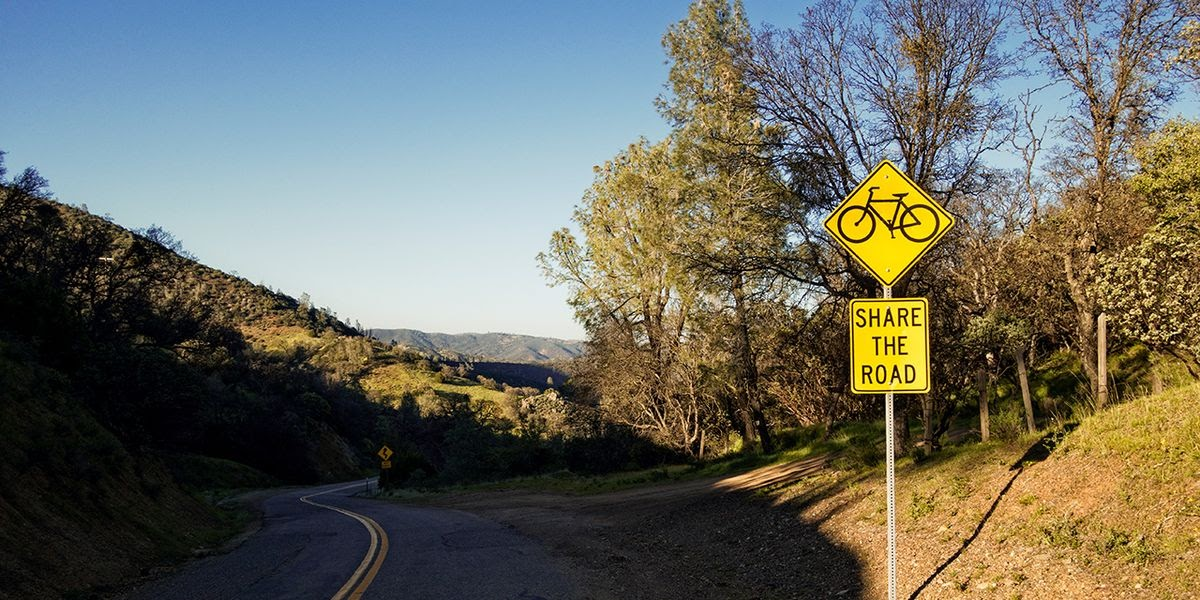
#> input picture assignment1/images/bike-sgn.jpg, 1200 x 600 px; its folder holds only this picture in this run
$ python main.py
#> lines starting #> are read from the running program, lines starting #| are printed output that depends on the picture; after the words box and inside, x2 and y2 are one past the last pixel; in counts of white or black regions, pixels touching at a corner belong together
import random
import cv2
import numpy as np
import os

# Try to avoid color dependence.
# TODO: find a way to bridge gaps... Maybe HoughLineTransform

for img_path in os.listdir("images/"):
    og_img = cv2.imread(f"images/{img_path}")
#> og_img is the input picture: shape (600, 1200, 3); mean B, G, R 96.6, 107.1, 106.4
    # og_img = cv2.imread(f"images/road-closed-sign.jpg")

    img = cv2.GaussianBlur(og_img, (3, 3), 0)
    img = cv2.cvtColor(img, cv2.COLOR_BGR2GRAY)
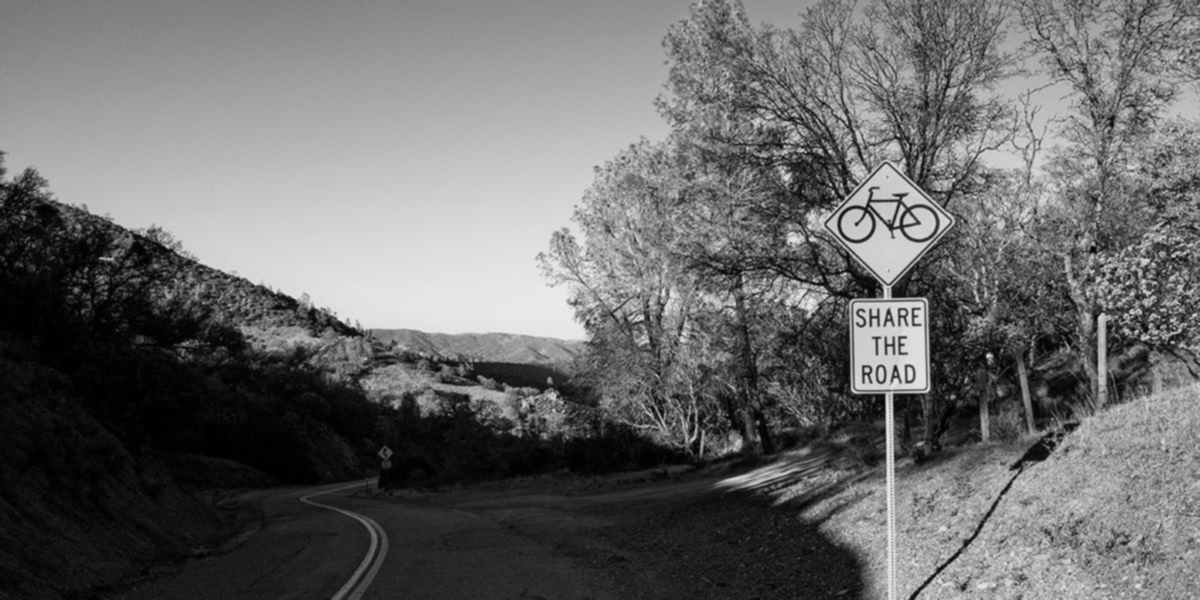
#> img: shape (600, 1200); min 0, max 237, mean 105.7
    img = cv2.Canny(img, 187, 255)
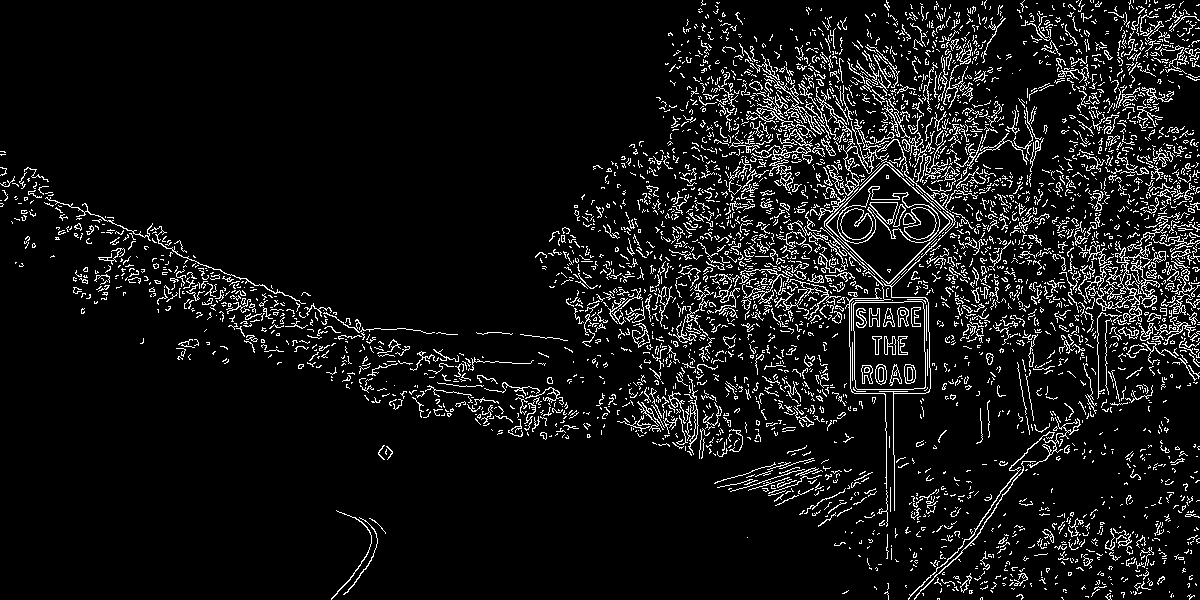
#> img: shape (600, 1200); 8% white in thin lines or dots
    # img = cv2.morphologyEx(img, cv2.MORPH_CLOSE, np.ones((1, 1)))
    cv2.imshow("canny", img)

    contours, _ = cv2.findContours(img, cv2.RETR_EXTERNAL, cv2.CHAIN_APPROX_SIMPLE)
#> contours = 3826 contours, 3711 with area under 20; largest, box (x1, y1, x2, y2) and area: (826, 164, 950, 284) 7639, (853, 301, 926, 390) 6142, (1088, 212, 1190, 323) 1282, (840, 121, 889, 196) 256, (763, 74, 822, 135) 131
    # min size and attempt to filter out leaves & large noise with len() (more vertices -> more points)
    contours = list(filter(lambda ctr: cv2.contourArea(ctr) > 700 and len(ctr) < 850, contours))
#> contours = 2 contours; box (x1, y1, x2, y2) and area: (826, 164, 950, 284) 7639, (853, 301, 926, 390) 6142
    # print([len(contour) for contour in contours])
    for i, contour in enumerate(contours):
        color = (random.randint(0, 100), random.randint(0, 100), random.randint(0, 100))
        approx = cv2.approxPolyDP(contour, 30, True)  # 30 is literally a random number i have no idea why it works
        cv2.drawContours(og_img, contours, i, (0, 255, 0), 2)
        if len(approx) > 2:
            print(approx, len(approx))
            moment = cv2.moments(approx)
            cv2.drawContours(og_img, [approx], 0, color, thickness=cv2.FILLED)
            cv2.putText(og_img, f"{len(approx)}-sided shape", (int(moment["m10"]/moment["m00"]), int(moment["m01"]/moment["m00"])), cv2.FONT_HERSHEY_PLAIN, 0.75, (255, 255, 255))
#> this loop made 2 passes
#> (color, approx) on passes 1 to 2: ((49, 97, 53), [[921, 301], [853, 304], [857, 389], [925, 387]]), ((5, 33, 65), [[884, 164], [826, 225], [889, 283], [949, 220]])
#| [[[921 301]]
#|  [[853 304]]
#|  [[857 389]]
#|  [[925 387]]] 4
#| [[[884 164]]
#|  [[826 225]]
#|  [[889 283]]
#|  [[949 220]]] 4
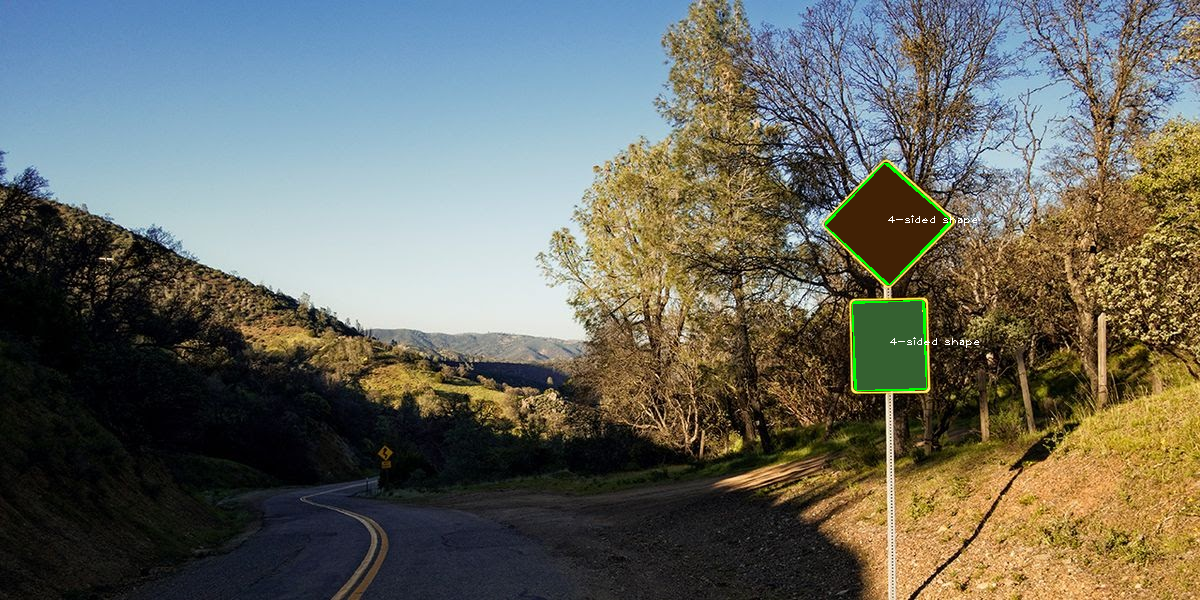
#> og_img: shape (600, 1200, 3); 2.09% of pixels changed, all inside (x1, y1, x2, y2) = (825, 163, 979, 391)

    cv2.imshow("E", og_img)
    cv2.waitKey(0)

$ run again, on assignment1/images/road-closed sign.jpg
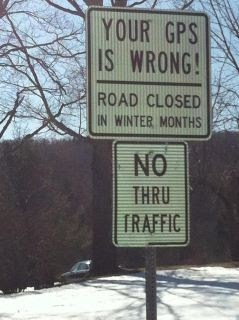
#> input picture assignment1/images/road-closed sign.jpg, 239 x 320 px
#> og_img is the input picture: shape (320, 239, 3); mean B, G, R 124.5, 124.1, 119.5
#> `img = cv2.Canny(img, 187, 255)`:
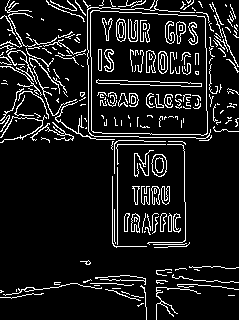
#> img: shape (320, 239); 10.5% white in thin lines or dots
#> `contours, _ = cv2.findContours(img, cv2.RETR_EXTERNAL, cv2.CHAIN_APPRO..`: contours = 170 contours, 153 with area under 20; largest, box (x1, y1, x2, y2) and area: (90, 10, 208, 136) 13880, (151, 154, 167, 177) 268, (131, 213, 140, 233) 112, (161, 186, 170, 205) 98, (160, 213, 167, 232) 68
#> `contours = list(filter(lambda ctr: cv2.contourArea(ctr) > 700 and len(..`: contours = 1 contour; box (x1, y1, x2, y2) and area: (90, 10, 208, 136) 13880
#> the loop `for i, contour in enumerate(contours):` made 1 pass
#> (color, approx) on pass 1: ((49, 97, 53), [[92, 10], [91, 130], [206, 134], [204, 16]])
#> (printed output is left out)
#> after the loop `for i, contour in enumerate(contours):`:
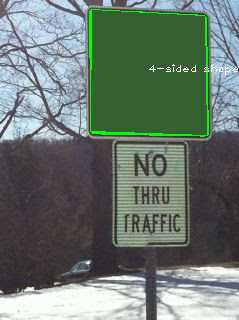
#> og_img: shape (320, 239, 3); 19.18% of pixels changed, all inside (x1, y1, x2, y2) = (89, 9, 238, 137)
